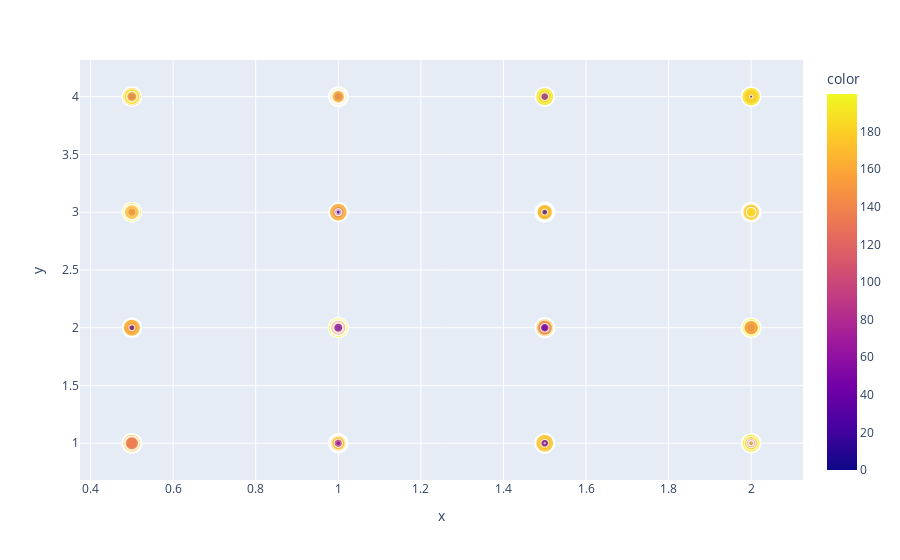

Notebook code cell kept with this figure:
### Code cell
px.scatter(
    x=car_marker_df["light_interval"],
    y=car_marker_df["num_lanes"],
    color=car_marker_df["avg_waiting_cars"],
    size=car_marker_df["no._stopped_cars"]
)

### Figure 1 — Plotly figure (JSON) as saved in the notebook; plotly's stock layout.template omitted (floating-point values rounded to 4 significant figures; data arrays with more than 128 entries replaced by an {"elided": "..."} marker saying what was removed)
{"data": [{"hovertemplate": "x=%{x}<br>y=%{y}<br>size=%{marker.size}<br>color=%{marker.color}<extra></extra>", "legendgroup": "", "marker": {"color": {"elided": "8000 float values"}, "coloraxis": "coloraxis", "size": {"elided": "8000 float values"}, "sizemode": "area", "sizeref": 0.4895, "symbol": "circle"}, "mode": "markers", "name": "", "showlegend": false, "type": "scattergl", "x": {"elided": "8000 float values"}, "xaxis": "x", "y": {"elided": "8000 int values"}, "yaxis": "y"}], "layout": {"coloraxis": {"colorbar": {"title": {"text": "color"}}, "colorscale": [[0, "#0d0887"], [0.1111, "#46039f"], [0.2222, "#7201a8"], [0.3333, "#9c179e"], [0.4444, "#bd3786"], [0.5556, "#d8576b"], [0.6667, "#ed7953"], [0.7778, "#fb9f3a"], [0.8889, "#fdca26"], [1, "#f0f921"]]}, "legend": {"itemsizing": "constant", "tracegroupgap": 0}, "margin": {"t": 60}, "xaxis": {"anchor": "y", "domain": [0, 1], "title": {"text": "x"}}, "yaxis": {"anchor": "x", "domain": [0, 1], "title": {"text": "y"}}}}
